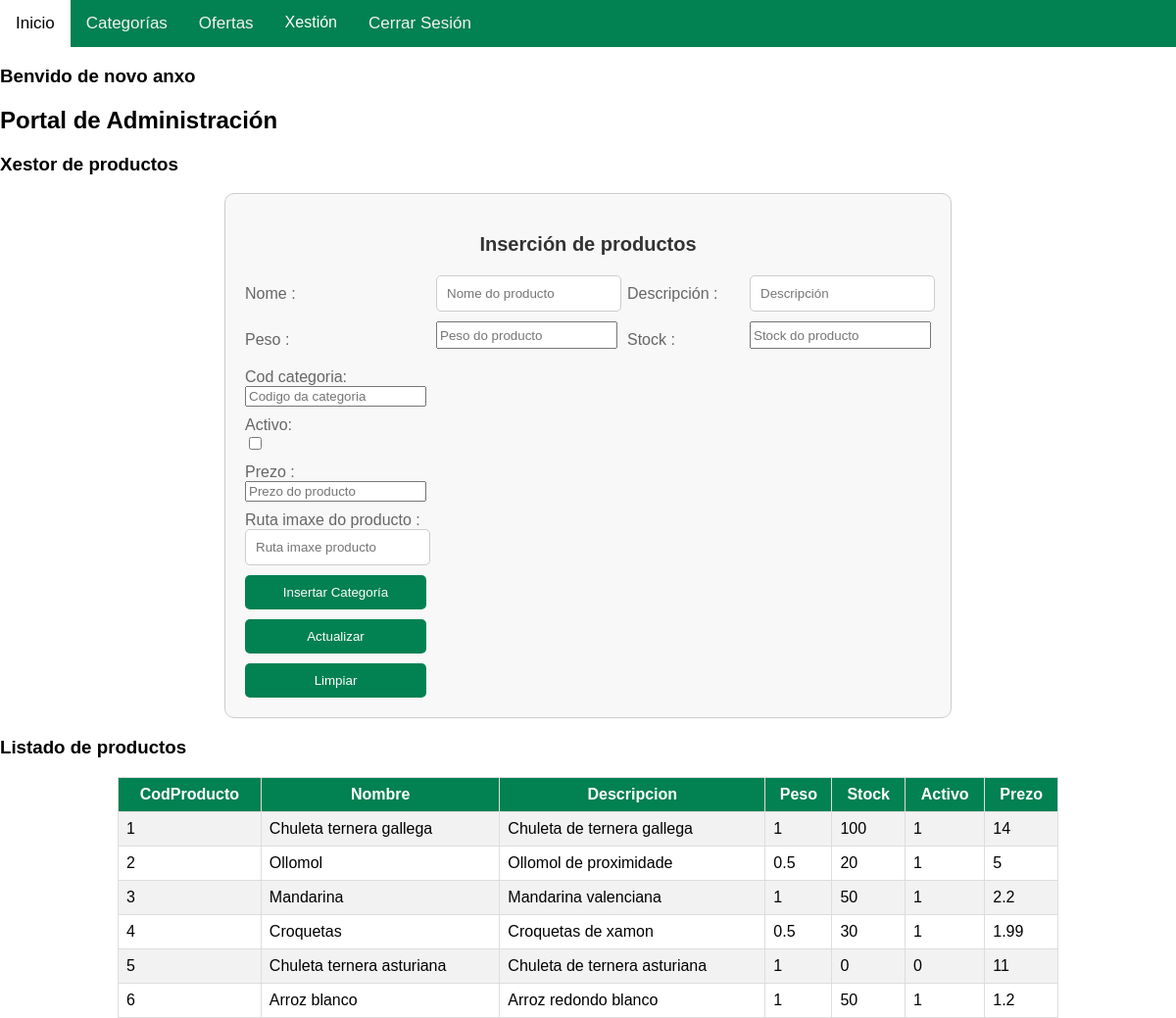
/engade_producto.php (signed in), run on an earlier commit of the app's database.
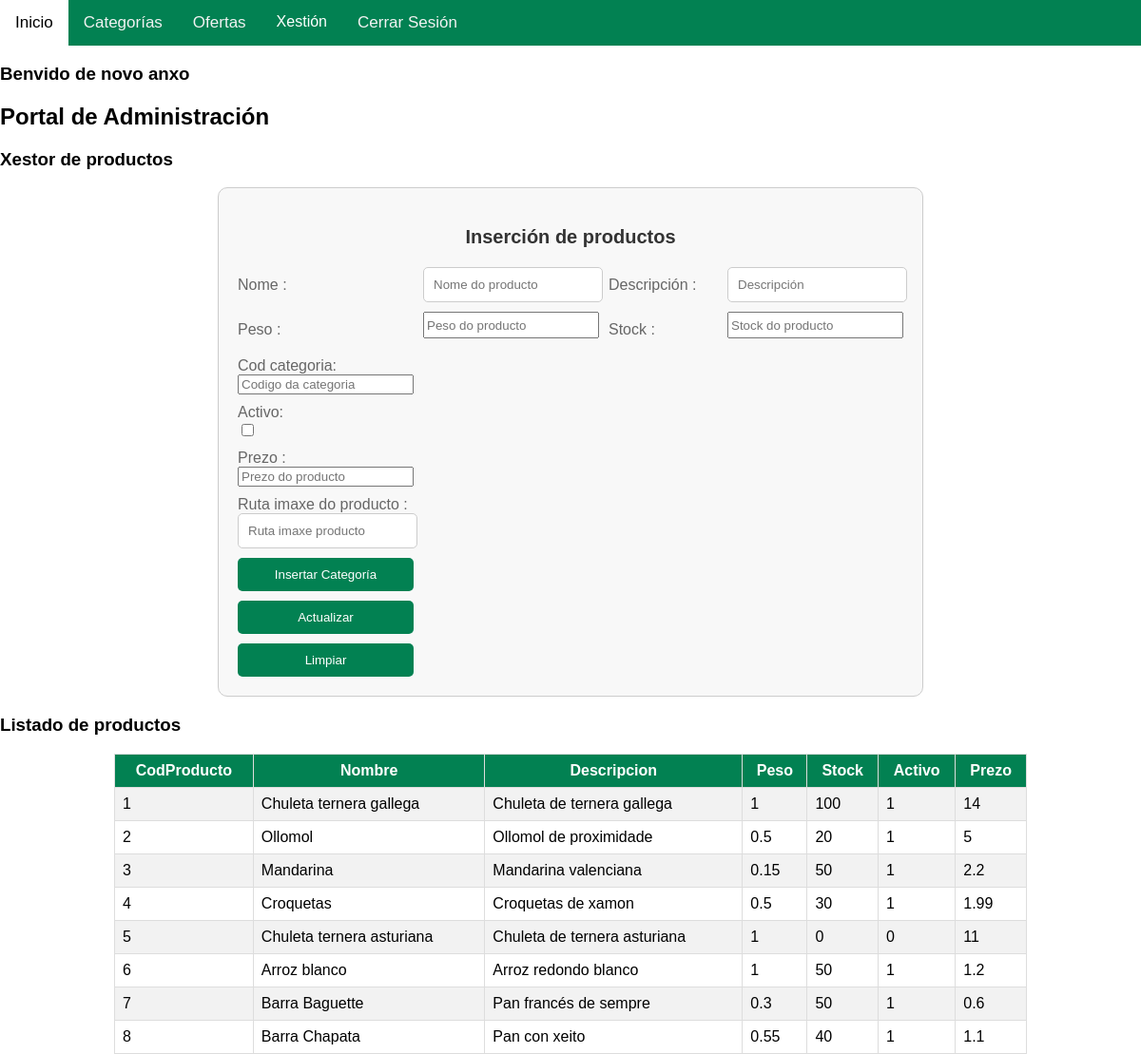
And on a later commit of the database.
### tables this page shows
CREATE TABLE IF NOT EXISTS `producto` (
  `CodProducto` int(11) NOT NULL AUTO_INCREMENT,
  `Nombre` varchar(45) DEFAULT NULL,
  `Descripcion` varchar(90) NOT NULL,
  `Peso` float NOT NULL,
  `Stock` int(11) NOT NULL,
  `CodCategoria` int(11) NOT NULL,
  `Activo` BOOLEAN NOT NULL, 
  `Prezo`float NOT NULL,
  `RutaProducto`varchar(200) NOT NULL,
  PRIMARY KEY (`CodProducto`),
  CONSTRAINT `producto_ibfk_1` FOREIGN KEY (`CodCategoria`) REFERENCES `categoria`(`CodCategoria`)
);

### engade_producto.php (the view, shortened to what this page needs)
<?php
$correo = $_SESSION['correo'];
        $servername = "127.0.0.1";
        $username = "root";
        $password = "";
        $dbname = "pedidos";
        $conn = new mysqli($servername, $username, $password, $dbname);
        $query = "SELECT Correo, CodigoRol from usuario where Correo = '$correo'";
        $result = $conn -> query($query);
        if ($result->num_rows> 0){
                $row = $result->fetch_assoc();
                $cod_rol = $row['CodigoRol'];
?>
<!doctype html>
<html lang="es">
<head>
    <link rel="stylesheet" href="css/engade_producto.css">
</head>
<body>
    <div class="topnav">
        <a href="index.php">Inicio</a>
        <a href="categorias.php">Categorías</a>
        <a href="ofertas.php">Ofertas</a>
        <?php
        if (isset($_SESSION['correo'])) {
            echo '<div class="dropdown">';
            echo '<button class="dropbtn">Xestión';
            echo '</button>';
            echo '</div>';
            echo '<a href="pechar_sesion.php">Cerrar Sesión</a>';
            echo '</div>';
            } else {
            echo '<a href="login.html">Iniciar Sesión</a>';
        }
        ?>
    <div>
        <h3>Benvido de novo <?php echo $correo ?></h3>
    </div>
    <?php
                if ($cod_rol == 1){
                    echo "<h2>Portal de Administración</h2>";
                    echo "<h3>Xestor de productos</h3>";
            ?>
                <div class='form_usuario'>
                <p><strong>Inserción de productos</strong></p>
                <form method='post'>
                <label for='nombre'>Nome : </label>
                <input type='text' placeholder='Nome do producto' name='nombre' id='nombre'>
                <label for= 'descripcion'>Descripción :</label>
                <input type='text' placeholder='Descripción' name='descripcion' id='descripcion'>
                <label for= 'peso'>Peso :</label>
                <input type='number' placeholder='Peso do producto' name='peso' id='peso'step="0.01">
                <label for= 'stock'>Stock :</label>
                <input type='number' placeholder='Stock do producto' name='stock' id='stock'>
                <label for= 'codCategoria'>Cod categoria:</lablel>
                <input type='number' placeholder='Codigo da categoria' name='codCategoria' id='codCategoria'>
                <label for='activo'>Activo:</label>
                <input type='checkbox' id='activo' name='activo' value='1'>
                <label for= 'prezo'>Prezo :</label>
                <input type='prezo' placeholder='Prezo do producto' name='prezo' id='prezo'>
                <label for='rutaProducto'>Ruta imaxe do producto : </label>
                <input type='text' placeholder='Ruta imaxe producto' name='rutaProducto' id='rutaProducto'>
                <input type='submit' value='Insertar Categoría'>
                <input type='submit' value='Actualizar'>
                <input type='reset' value='Limpiar'>
                </form>
                </div>
                <h3>Listado de productos</h3>
                <div id="listado">
                    <table border='1'>
                   <tr><th>CodProducto</th><th>Nombre</th><th>Descripcion</th><th>Peso</th><th>Stock</th><th>Activo</th><th>Prezo</th></tr>
                  <?php
                    $queryProducto = "SELECT * FROM producto";
                    $resultProducto = $conn->query($queryProducto);
                    if ($resultProducto->num_rows > 0) {
                        while ($rowProducto= $resultProducto->fetch_assoc()) {
                            echo "<tr>";
                            echo "<td>" . htmlspecialchars($rowProducto['CodProducto']) . "</td>";
                            echo "<td>" . htmlspecialchars($rowProducto['Nombre']) . "</td>";
                            echo "<td>" . htmlspecialchars($rowProducto['Descripcion']) . "</td>";
                            echo "<td>" . htmlspecialchars($rowProducto['Peso']) . "</td>";
                            echo "<td>" . htmlspecialchars($rowProducto['Stock']) . "</td>";
                            echo "<td>" . htmlspecialchars($rowProducto['Activo']) . "</td>";
                            echo "<td>" . htmlspecialchars($rowProducto['Prezo']) . "</td>";
                            echo "</tr>";
                        }
                    } else {
                        echo "<tr><td colspan='8'>Non hai productos rexistrados</td></tr>";
                    }
                    echo "</table>";
                echo "</div>";
                }else{
                    echo "Acceso denegado";
                }
            }
    ?>
</body>
</html>

What changed in the data, as far as the page shows it:
changed producto "Mandarina": Peso "1" → "0.15"
added producto: CodProducto "7", Nombre "Barra Baguette", Descripcion "Pan francés de sempre", Peso "0.3", Stock "50", Activo "1", Prezo "0.6"
added producto: CodProducto "8", Nombre "Barra Chapata", Descripcion "Pan con xeito", Peso "0.55", Stock "40", Activo "1", Prezo "1.1"
